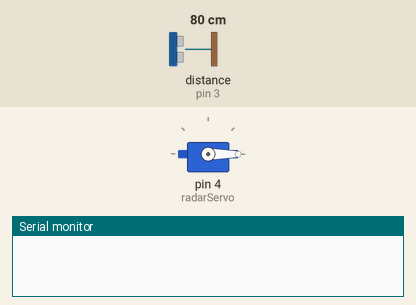
Bench run of a sketch on a simulated Arduino Uno, built with avr-gcc and run on an emulated ATmega328P. Shown: servo, the last lines printed to the serial monitor. Wiring (inferred from the names in the program): ultrasonic range finder: trigger pin 2; echo pin 3. The inputs (shaded band) are chosen by the test bench; at power-on: distance to the obstacle (sensor on pin 3) 80 cm. The echo pulse lasts 58.3 µs per cm.

Above: at 0.01 s.
1.3 s: distance to the obstacle (sensor on pin 3) set to 60 cm
At 2.3 s:
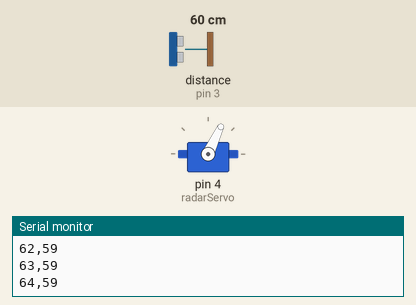
4.3 s: distance to the obstacle (sensor on pin 3) set to 183 cm
At 4.5 s:
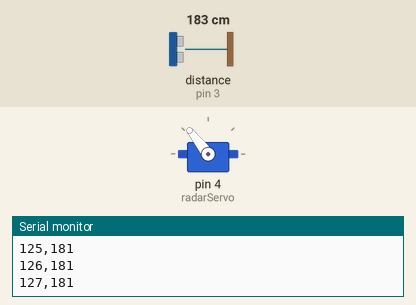
7.3 s: distance to the obstacle (sensor on pin 3) set to 2 cm
At 18.02 s:
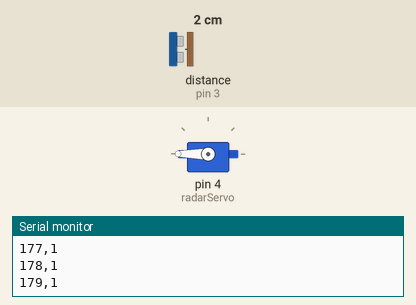
Timing chart, 0 to 19.3 s (numbered marks = the images above; inputs shaded):
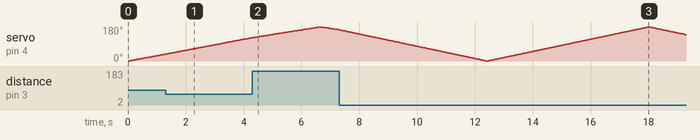

The sketch:

ultrasonic_radar.ino
```cpp
#include <Servo.h>

Servo radarServo;

const int trigPin = 2;
const int echoPin = 3;

long duration;
int distance;

void setup() {
  Serial.begin(9600);

  pinMode(trigPin, OUTPUT);
  pinMode(echoPin, INPUT);

  radarServo.attach(4);
}

void loop() {

  // Sweep 0 → 180
  for(int angle = 0; angle <= 180; angle++) {

    radarServo.write(angle);
    delay(30);

    distance = getDistance();

    Serial.print(angle);
    Serial.print(",");
    Serial.println(distance);
  }

  // Sweep 180 → 0
  for(int angle = 180; angle >= 0; angle--) {

    radarServo.write(angle);
    delay(30);

    distance = getDistance();

    Serial.print(angle);
    Serial.print(",");
    Serial.println(distance);
  }
}

int getDistance() {

  digitalWrite(trigPin, LOW);
  delayMicroseconds(2);

  digitalWrite(trigPin, HIGH);
  delayMicroseconds(10);
  digitalWrite(trigPin, LOW);

  duration = pulseIn(echoPin, HIGH);

  int distance = duration * 0.034 / 2;

  return distance;
}
```
